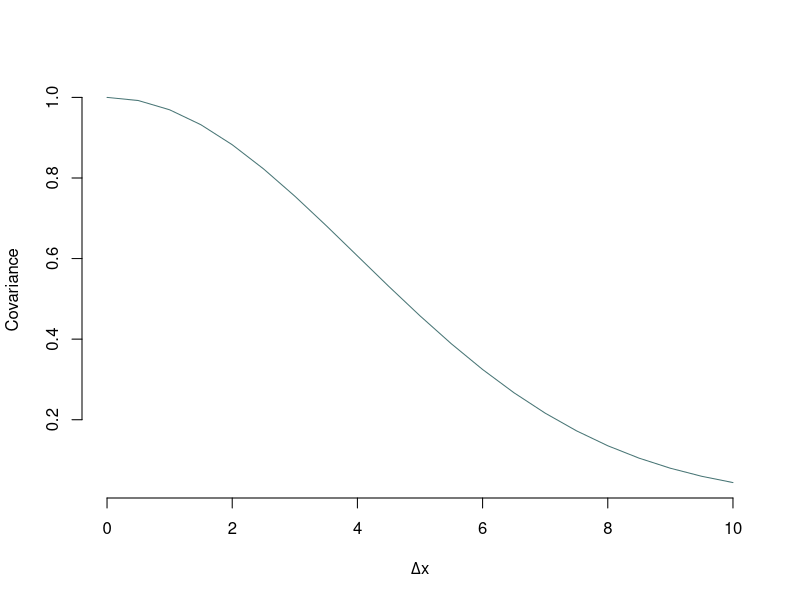
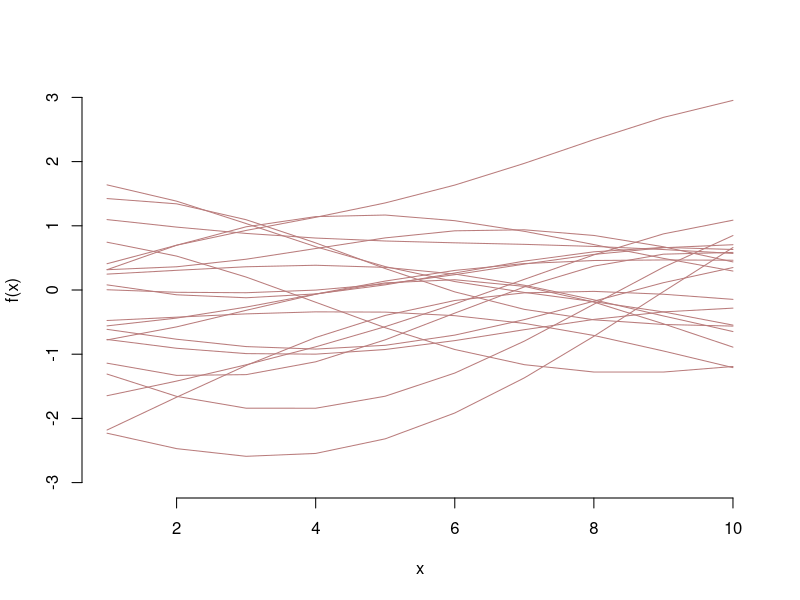
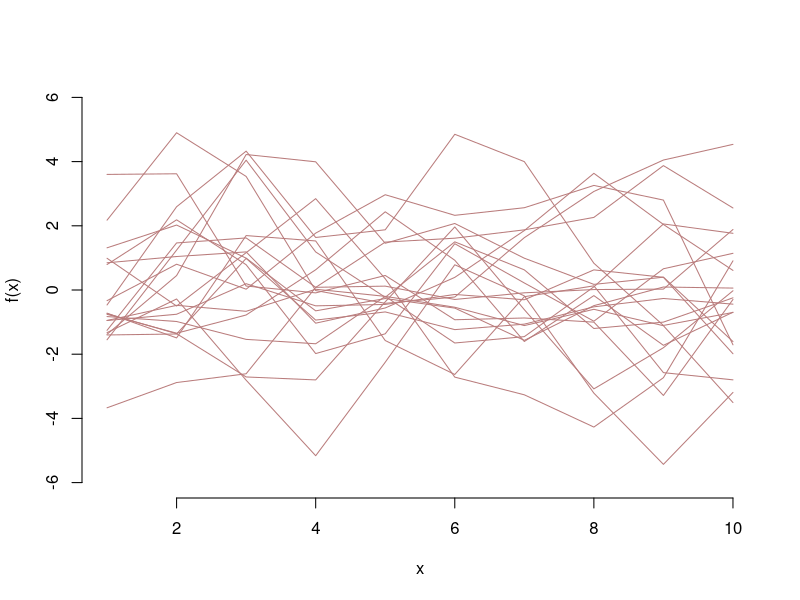
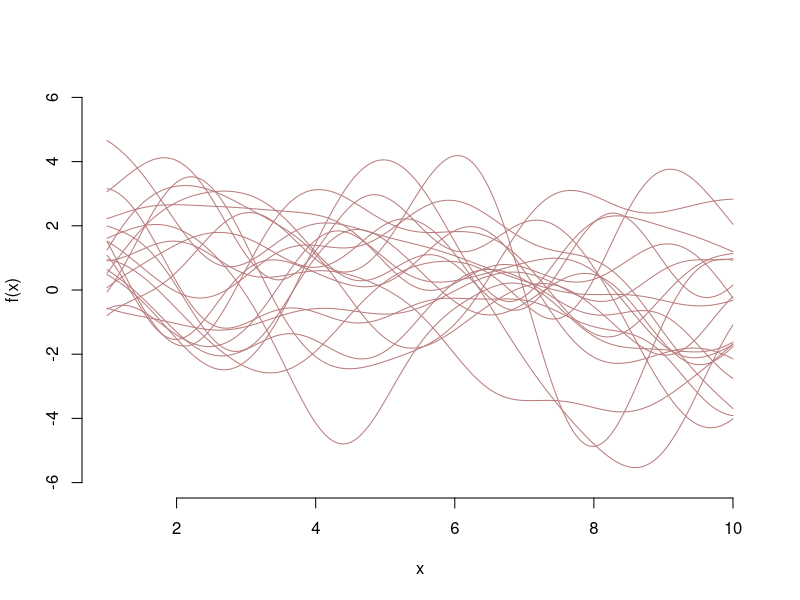

These charts were generated, in order, by the following R code:
## ---- chunk 1
set.seed(12345)

k <- function(delta_x, gamma, rho){
  return(gamma^2*exp(-1/2*(delta_x/rho)^2))
}
## ---- chunk 2

delta_x <- seq(0, 10, 0.5)
plot(x = delta_x,
     y = k(delta_x, gamma = 1, rho = 4), type = 'l',
     bty = 'n', col = "#487575",
     xlab = expression(Delta*'x'), ylab = 'Covariance')

## ---- chunk 3

grid <- data.frame(x1 = seq(1,10,1), x2 = seq(1,10,1))
dmat <- as.matrix(dist(grid, diag = T, upper = T))

print(round(dmat, 2))

## ---- chunk 4

cov <- apply(dmat, 1:2, k, gamma = 1, rho = 7)

print(round(cov, 2))

## ---- chunk 5

f <- MASS::mvrnorm(20, rep(0,10), cov)

plot(x = seq(1,10,1), y = f[1,], 
     type = 'l', bty = 'n', col = "#B97C7C",
     ylim = c(-3,3), xlim = c(1,10),
     xlab = 'x', ylab = 'f(x)')
for(i in 2:20){
  lines(x = seq(1,10,1), y = f[i,], col = "#B97C7C")
}


## ---- chunk 6

cov <- apply(dmat, 1:2, k, gamma = 2, rho = 1.5)
f <- MASS::mvrnorm(20, rep(0,10), cov)

plot(x = seq(1,10,1), y = f[1,], 
     type = 'l', bty = 'n', col = "#B97C7C",
     ylim = c(-6,6), xlim = c(1,10),
     xlab = 'x', ylab = 'f(x)')
for(i in 2:20){
  lines(x = seq(1,10,1), y = f[i,], col = "#B97C7C")
}


## ---- chunk 7
n <- 1000

grid <- data.frame(x1 = seq(1,10, length.out = n), x2 = seq(1,10, length.out = n))
dmat <- as.matrix(dist(grid, diag = T, upper = T))

cov <- apply(dmat, 1:2, k, gamma = 2, rho = 1.5)
f <- MASS::mvrnorm(20, rep(0,n), cov)

plot(x = seq(1,10, length.out = n), y = f[1,], 
     type = 'l', bty = 'n', col = "#B97C7C",
     ylim = c(-6,6), xlim = c(1,10),
     xlab = 'x', ylab = 'f(x)')
for(i in 2:20){
  lines(x = seq(1,10, length.out = n), y = f[i,], col = "#B97C7C")
}
